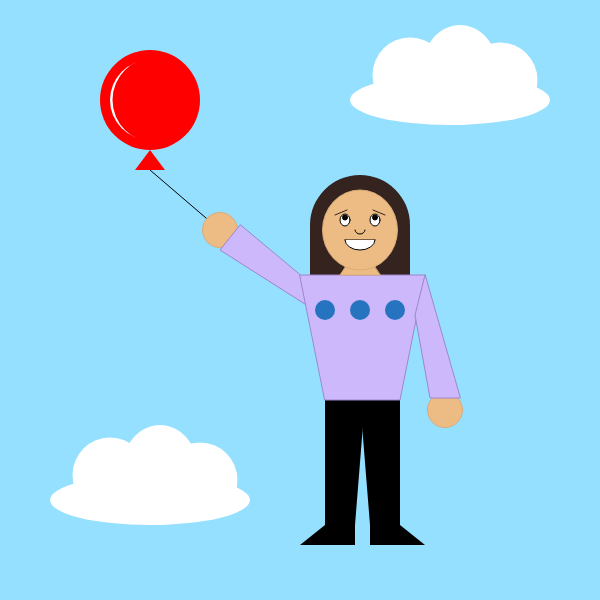
Frame 1 (no input)
Frame 60 (no input): identical to frame 1, image omitted
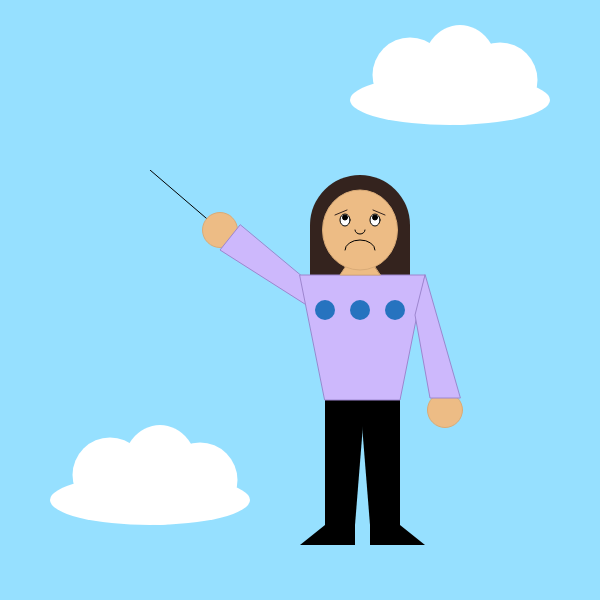
Frame 120 (the mouse pressed at the canvas centre since frame 60)

The p5.js sketch that drew these frames (run headless with seeded random() and noise() and a simulated clock; from frame 60 on, the mouse is pressed at the canvas centre):

// p5.js sketch
// ── sketch.js
function setup() {
  createCanvas(600, 600);

}

function draw() {
  background(150, 224, 255);
  
  //variables for the size and location of the clouds
  let ax=150;
  let ay=500;
  let bx=110;
  let by=475;
  let cx=160;
  let cy=475;
  let dx=200;
  let dy=480;

 //clouds in bottom left and top right 
  stroke(0)
line(150,170,220,230)
  {
  noStroke()
  fill(255,255,255)
  ellipse (ax,ay,200,50)
  ellipse(bx,by,75,75)
  ellipse(cx,cy, 80,100)
  ellipse(dx,dy,75,75)
  
   noStroke()
  fill(255,255,255)
  ellipse (ax+300,ay-400,200,50)
  ellipse(bx+300,by-400,75,75)
  ellipse(cx+300,cy-400, 80,100)
  ellipse(dx+300,dy-400,75,75)
  }
    //balloon fuction in any location
  drawBalloon(150,100,100)
  
   
  
  //hair
  fill(52,35,30)
  arc(360,225,100,100,PI,0)
  quad(310,225,410,225,410,300,310,300)
  
  //hands
  fill( 237, 188, 133 ) 
  stroke(217, 171, 119)
  circle(220,230,35)//left hand
  circle(445,410,35)//right hand
  
  //legs
  fill(0)
  noStroke()
  quad(325,400,325,525,355,525,365,400)//left leg
  quad(400,400,400,525,370,525,360,400)//right leg
  
  quad(355,525,325,525,300,545,355,545)//left foot
  quad(370,525,400,525,425,545,370,545)//right foot
  
  //arms
  fill(205, 184, 252) 
  stroke(157, 134, 207)
  quad(240,225,220,250,330,320,330,300)//left arm
  quad(300,275,425,275,400,400,325,400)//torso
  quad(425,275,415,315,430,398,460,398)//right arm

      
//         for (let lineY = 200; lineY <= 270; lineY += 30) {
//     line(lineY, 0, lineY, width);
  
    
  //head
  fill(237, 188, 133)
  stroke(217, 171, 119)
  triangle(360,245,340,275,380,275 )//neck
  ellipse(360,230,75,80)//head

  //eyes
  drawEye(345,220,10,12)//left eye
  drawEye(375,220,10,12)//right eye
  
  //mouth
  stroke(0)
  fill(255,255,255)
  line(345,240,375,240)
  arc(360,240,30,20,0,PI)
  
  //nose
  noFill()
  stroke(0)
  arc(360,230,10,8,0,PI)
  
  //eyebrows
  stroke(52,35,30)
  line(347,210,335,215)
  line(373,210,385,215)
  
//this is the pattern on my shirt
    for (let circleX = 325; circleX <= 400; circleX += 35) {
      fill(38, 115, 191)
      noStroke()
    circle(circleX, 310, 20);
  
  }
  
  
//balloon function
  function drawBalloon(circleX, circleY, circleDiameter) {
  fill(255,0,0)
  //stroke(199,0,0)
  circle(circleX, circleY, circleDiameter);
  triangle (circleX-15,circleY+70,circleX+15,circleY+70,circleX,circleY+50)
  fill(255,255,255)
    noStroke()
  circle(circleX, circleY, circleDiameter-20)
  fill(255,0,0)
  circle(circleX+5,circleY, circleDiameter-15)
  }
  
  //eye function
  function drawEye(ellipseX, ellipseY, ellipseDiameterX, ellipseDiameterY) {
    fill(255,255,255)
    stroke(0)
    ellipse(ellipseX, ellipseY, ellipseDiameterX, ellipseDiameterY);
    fill(0)
    circle(ellipseX, ellipseY-2.5, 5)
       }
  
  //pops balloon
  if (mouseIsPressed){
    noStroke()
    fill(237, 188, 133)
    rect(340, 237,40,20)
    
    //erases happy mouth
   if(mouseIsPressed){
       stroke(0)
  //fill(255,255,255)
 // line(345,250,375,250)
  arc(360,250,30,20,PI,0)
   }
    //sad mouth
   if (mouseIsPressed) {
     noStroke()
    fill(150, 224, 255)
     rect(100,50,100,120)


  }

  }

  }
